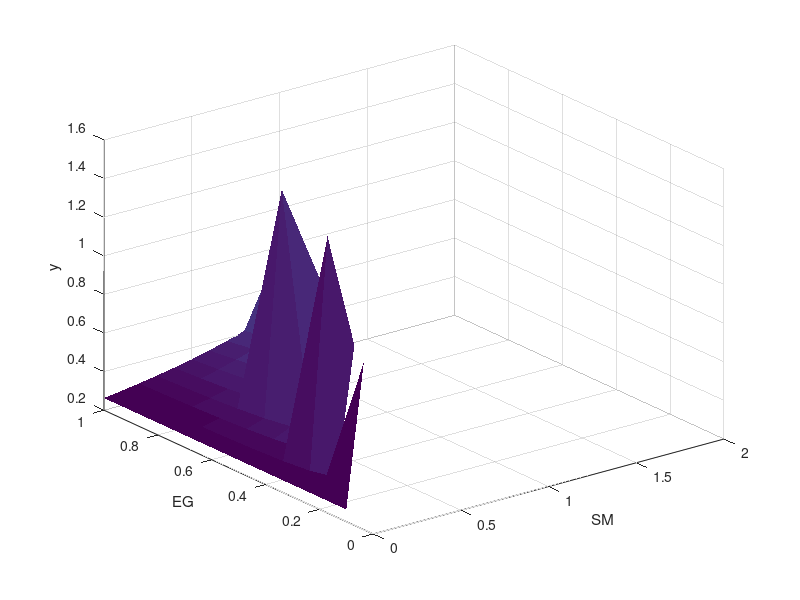

MATLAB code to generate this figure:

T = .1;

sM_v = 0:0.1:2;
eG_v = 0:0.1:1;

[SM, EG] = meshgrid(sM_v,eG_v);

% syms beta real

Y = zeros(size(SM));
for i = 1:numel(SM)
    
    sm = SM(i);
    eG = EG(i);
    
%     lT = eG/(eG + 2*beta*sm);
%     alpha2 = 1 + beta*sm/sqrt(eG^2 - beta^2*sm^2);
    
% beta = 0:0.01:10;
    
    Sqr = @(beta) sqrt( eG^2 - beta.^2*sm^2 );
    par = @(beta) eG+2*beta*sm;
    
    
    y = @(beta) -eG*beta.^2.*Sqr(beta) + (9/4)*beta.*T.*par(beta).*Sqr(beta) + T^2.*par(beta).*Sqr(beta);
    
    initial_point = 10*T;
    if not(isreal(y(initial_point)))
        Y(i) = nan;
        continue;
    end
    X = fzero(y,initial_point);
    
    if (isreal(X) && X>0)
        Y(i) = X;
    else
        Y(i) = nan;
    end
    
    
    
end

figure
surf(SM,EG,Y,'LineStyle','none')
hold on
xlabel('SM'), ylabel('EG'), zlabel('y')
grid on